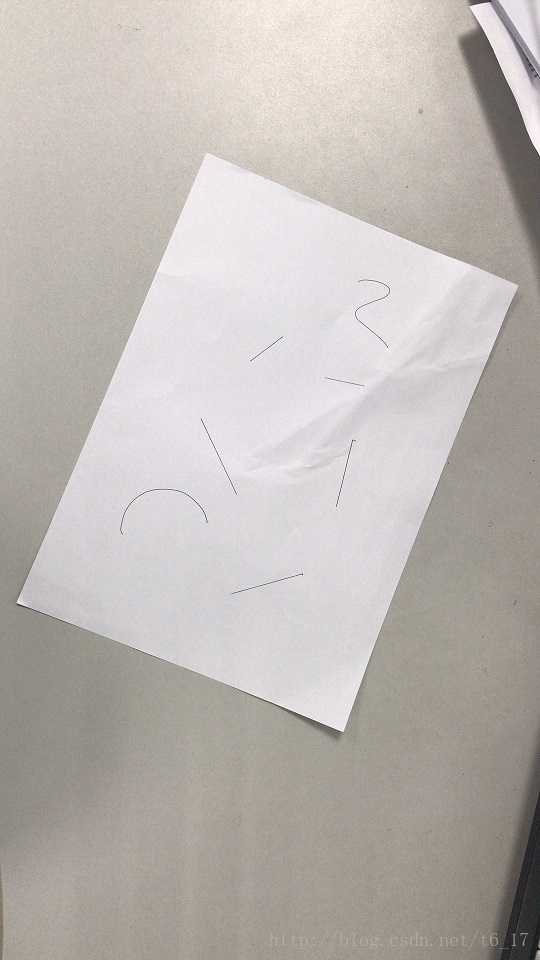
#> input picture 136-朱士康-杭州/第五周/toushi.jpg, 540 x 960 px
$ python '透视变换.py'
#> lines starting #> are read from the running program, lines starting #| are printed output that depends on the picture
import cv2
import numpy as np
import matplotlib.pyplot as plt


# 透视变换矩阵函数实现
def WarpPerspectiveMatrix(src, dst):
    assert src.shape[0] == dst.shape[0] and src.shape[0] >= 4

    nums = src.shape[0]
    A = np.zeros((2 * nums, 8))  # A*warpMatrix=B
    B = np.zeros((2 * nums, 1))
    for i in range(0, nums):
        A_i = src[i, :]
        B_i = dst[i, :]
        A[2 * i, :] = [A_i[0], A_i[1], 1, 0, 0, 0,
                       -A_i[0] * B_i[0], -A_i[1] * B_i[0]]
        B[2 * i] = B_i[0]

        A[2 * i + 1, :] = [0, 0, 0, A_i[0], A_i[1], 1,
                           -A_i[0] * B_i[1], -A_i[1] * B_i[1]]
        B[2 * i + 1] = B_i[1]

    A = np.mat(A)
    print("8*8的变换矩阵：\n", A)
    # 用A.I求出A的逆矩阵，然后与B相乘，求出warpMatrix
    warpMatrix = A.I * B  # 求出a_11, a_12, a_13, a_21, a_22, a_23, a_31, a_32
    print("8*1的变换矩阵：\n", warpMatrix)
    # 之后为结果的后处理
    warpMatrix = np.array(warpMatrix).T[0]
    print("转换成一维数组：\n", warpMatrix)
    warpMatrix = np.insert(warpMatrix, warpMatrix.shape[0], values=1.0, axis=0)  # 插入a_33 = 1
    print("插入a_33：\n", warpMatrix)
    warpMatrix = warpMatrix.reshape((3, 3))
    print("3*3矩阵-最终透视变换矩阵：\n", warpMatrix)
    return warpMatrix


image = cv2.imread("toushi.jpg")
#> image is the input picture: shape (960, 540, 3); mean B, G, R 179.3, 183.7, 189.4
result3 = image.copy()  # 复制图像

# 透视变换的四个基准点，求出转换矩阵
src = np.float32([[207, 151], [517, 285], [17, 601], [343, 731]])
dst = np.float32([[0, 0], [337, 0], [0, 488], [337, 488]])
print("原图：\n", image.shape)
#| 原图：
#|  (960, 540, 3)

# 生成透视变换矩阵
m1 = cv2.getPerspectiveTransform(src, dst)
m2 = WarpPerspectiveMatrix(src, dst)
print("warpMatrix-接口:")
print(m1)  # 输出透视变换矩阵
print("warpMatrix-函数实现:")
print(m2)

# 进行透视变换
result1 = cv2.warpPerspective(result3, m1, (337, 488))
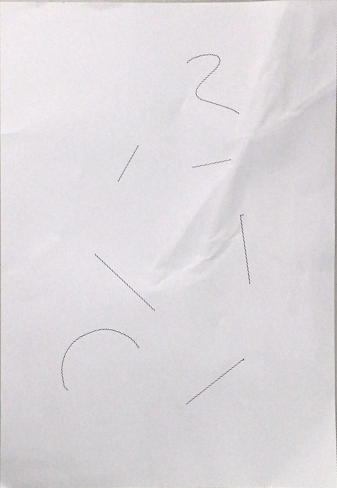
#> result1: shape (488, 337, 3); mean B, G, R 220.6, 217.2, 221.2
result2 = cv2.warpPerspective(result3, m2, (337, 488))

# 图片效果展示
b, g, r = cv2.split(result3)
img_new1 = cv2.merge([r, g, b])
plt.rcParams['font.sans-serif'] = ['SimHei']  # 中文乱码
plt.figure(figsize=(10, 10))  # 调整图片大小
plt.subplot(221), plt.xticks([]), plt.yticks([]), plt.title('原图'), plt.imshow(image)
plt.subplot(223), plt.xticks([]), plt.yticks([]), plt.title('旋转-接口'), plt.imshow(result1)
plt.subplot(224), plt.xticks([]), plt.yticks([]), plt.title('旋转-函数实现'), plt.imshow(result2)
plt.show()
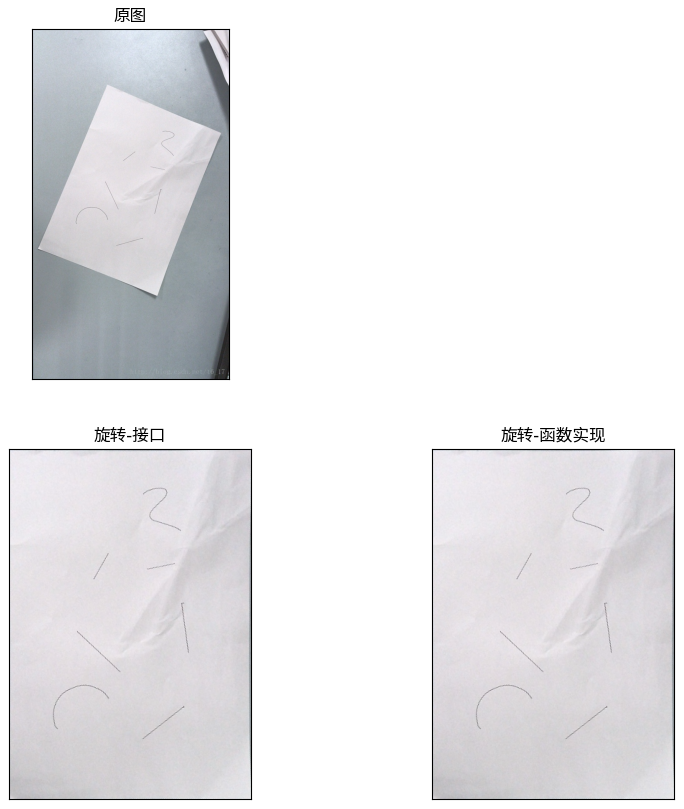
#> figure drawn by matplotlib, 3 panels; B, G, R data is drawn as R, G, B
